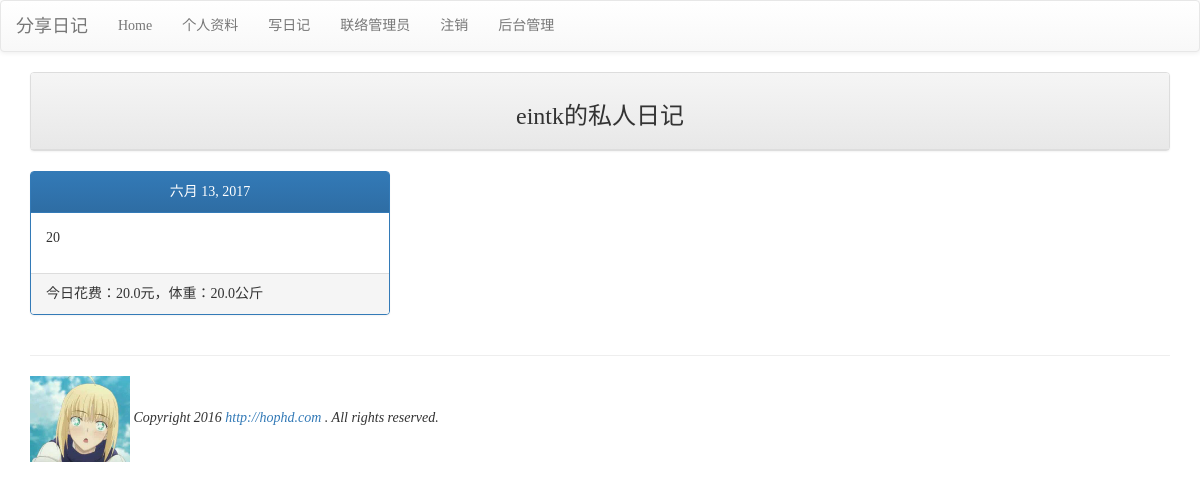
Screenshot of / (signed in) with the database file from the repository.
### mysite/models.py (models this page shows, shortened)
class Diary(models.Model):
    user=models.ForeignKey(User,on_delete=models.CASCADE)
    budget=models.FloatField(default=0)
    weight=models.FloatField(default=0)
    note=models.TextField()
    ddate=models.DateField()

### mysite/views.py (the view)
# urls.py: url(r'^$',views.index),
def index(request,pid=None,del_pass=None):
    if request.user.is_authenticated():
        username=request.user.username
        useremail=request.user.email
        try:
            user=models.User.objects.get(username=username)
            diaries=models.Diary.objects.filter(user=user).order_by('-ddate')
        except:
            pass
    messages.get_messages(request)
    return render(request,'index.html',locals())

### templates/index.html (shortened to what this page needs)
{% extends 'base.html' %}
{% block content %}
<div class="container">
    <div class="row">
        <div class="col-md-12">
            <div class="panel panel-default">
                <div class="panel-heading" align=center>
                    <h3>{{ username | default:"我" }}的私人日记</h3>
                </div>
            </div>
        </div>
    </div>
    {% for diary in diaries %}
    {% cycle "<div class='row'>" "" "" %}
        <div class="col-md-4">
            <div class="panel panel-primary">
                <div class="panel-heading" align="center">
                    {{diary.ddate}}
                </div>
                <div class="panel-body">
                    {{diary.note | linebreaks}}
                </div>
                <div class="panel-footer">
                    今日花费：{{diary.budget}}元，体重：{{diary.weight}}公斤
                </div>
            </div>
        </div>
    {% empty %}
    <h3><em>登录网站才能够使用日记功能</em></h3>
    {% endfor %}
</div>
    {% endblock %}

### templates/base.html (style rules this page uses)
h1,h2,h3,h4,h5,p,div { font-family:微软雅黑; }

### rows the page displays
Diary: ddate "六月 13, 2017", note "20", budget "20.0", weight "20.0"

### other values shown
{{ username | default:"我" }} "eintk"
